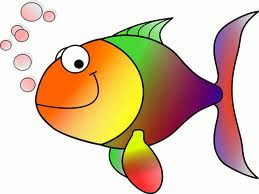
//> input picture Resize/HappyFish.jpg, 259 x 194 px
$ ./Erosion_Dilatation Resize/HappyFish.jpg   (built with g++ and OpenCV 4)
//> lines starting //> are read from the running program, lines starting //| are printed output that depends on the picture
//
//  main.cpp
//  Projet_Multimedia
//
//  Created by Christopher  on 23/05/2022.
//

#include <opencv2/opencv.hpp>
#include <iostream>

using namespace cv;
using namespace std;

Mat src, erosion_dst, dilation_dst;

//Initialisation of all the variables
int erosion_elem = 0;
int erosion_size = 0;
int dilation_elem = 0;
int dilation_size = 0;
int const max_elem = 2;
int const max_kernel_size = 32;

void Erosion( int, void* );
void Dilation( int, void* );

int main( int argc, char** argv )
{
  //CommandLineParser parser( argc, argv, "{@input | LinuxLogo.jpg | input image}" );
  //src = imread( parser.get<String>( "@input" ), IMREAD_COLOR );

  //Read the image
  src = imread("D:\\Projets\\Multimedia\\gimpsep-multimedia_application_project\\Resize\\Happyfish.jpg");
//> src is the input picture: 194 rows x 259 cols, CV_8UC3; mean B, G, R 170.8, 196.4, 219.3

  //If there is no image or we cannot open the image
  if( src.empty() )
  {
    cout << "Could not open or find the image!\n" << endl;
    cout << "Usage: " << argv[0] << " <Input image>" << endl;
    return -1;
  }

  //Windows creation
  namedWindow( "Erosion Demo", WINDOW_AUTOSIZE );
  namedWindow( "Dilation Demo", WINDOW_AUTOSIZE );
  moveWindow( "Dilation Demo", src.cols, 0 );

  //Trackbars creation
  //Erosion trackbar
  createTrackbar( "Erosion type:", "Erosion Demo",
          &erosion_elem, max_elem,
          Erosion );
//> slider 'Erosion type:' is set to 1
  //Size erosion trackbar
  createTrackbar( "Erosion size:", "Erosion Demo",
          &erosion_size, max_kernel_size,
          Erosion );
//> slider 'Erosion size:' is set to 10
  //Type dilatation trackbar
  createTrackbar( "Dilatation type:", "Dilation Demo",
          &dilation_elem, max_elem,
          Dilation );
//> slider 'Dilatation type:' is set to 1
  //Size dilation trackbar
  createTrackbar( "Dilation size:", "Dilation Demo",
          &dilation_size, max_kernel_size,
          Dilation );
//> slider 'Dilation size:' is set to 10
  Erosion( 0, 0 );
  Dilation( 0, 0 );
  waitKey(0);
  return 0;
}

//Erosion function
void Erosion( int, void* )
{
  //Erosion type initialisation
  int erosion_type = 0;
  //Erosion type selection
  if( erosion_elem == 0 ){ erosion_type = MORPH_RECT; }
  else if( erosion_elem == 1 ){ erosion_type = MORPH_CROSS; }
  else if( erosion_elem == 2) { erosion_type = MORPH_ELLIPSE; }
  /*Kernel used for the erosion
   We used getStructuringElement to structure the shape of the kernel
  */
  Mat element = getStructuringElement( erosion_type,
                       Size( 2*erosion_size + 1, 2*erosion_size+1 ),
                       Point( erosion_size, erosion_size ) );
  //Use cv::erode and show the result
  erode( src, erosion_dst, element );
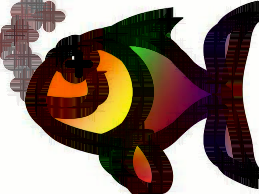
//> erosion_dst: 194 rows x 259 cols, CV_8UC3; mean B, G, R 102.8, 113.5, 131.7
  imshow( "Erosion Demo", erosion_dst );
}

//Dilatation function
void Dilation( int, void* )
{
  //Dilatation type initialisation
  int dilation_type = 0;
  //Dilatation type selection
  if( dilation_elem == 0 ){ dilation_type = MORPH_RECT; }
  else if( dilation_elem == 1 ){ dilation_type = MORPH_CROSS; }
  else if( dilation_elem == 2) { dilation_type = MORPH_ELLIPSE; }
  /*Kernel used for the dilatation
  We used getStructuringElement to structure the shape of the kernel
  */
  Mat element = getStructuringElement( dilation_type,
                       Size( 2*dilation_size + 1, 2*dilation_size+1 ),
                       Point( dilation_size, dilation_size ) );
  //Use cv::dilate and show the result
  dilate( src, dilation_dst, element );
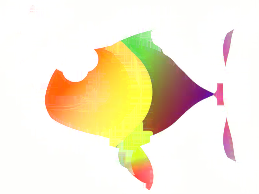
//> dilation_dst: 194 rows x 259 cols, CV_8UC3; mean B, G, R 211.2, 234.9, 244.8
  imshow( "Dilation Demo", dilation_dst );
}
